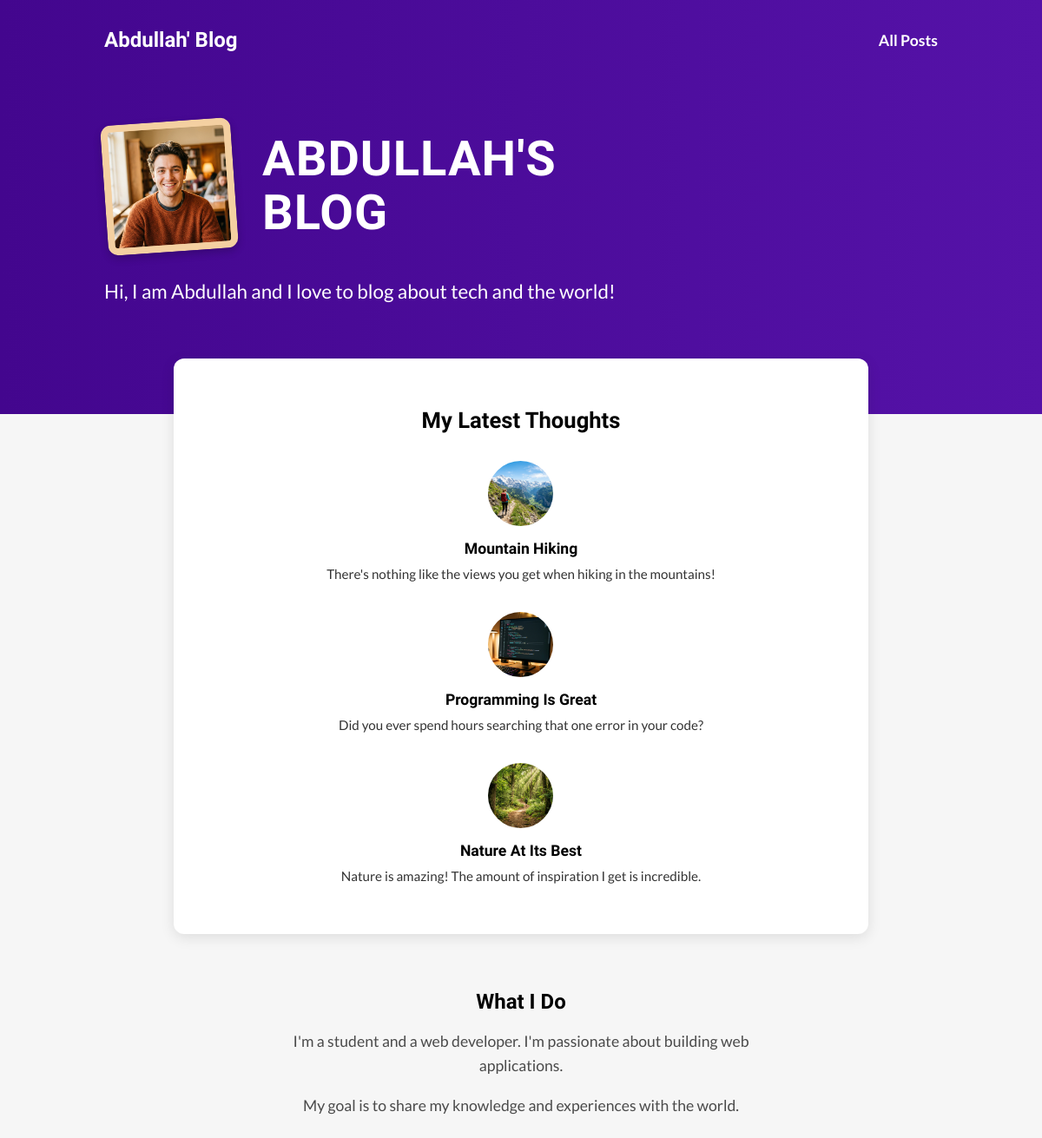
The page / on the database its author committed.
### blog/models.py (models this page shows, shortened)
class Post(models.Model):
    title = models.CharField(max_length=200)
    excerpt = models.CharField(max_length=300)
    date = models.DateField(auto_now=True)
    slug = models.SlugField(unique=True, db_index=True)
    content = models.TextField(validators=[MinLengthValidator(10)])
    image = models.ImageField(upload_to="posts",null=True)
    author = models.ForeignKey(Author, on_delete=models.SET_NULL, null=True, related_name='posts')
    tags = models.ManyToManyField(Tag)

### blog/views.py (the view)
# urls.py: path('', views.StartingPageView.as_view(), name='index'),
class StartingPageView(ListView):
    template_name = 'blog/index.html'
    model = Post
    ordering = ['-date']
    context_object_name = 'posts'
    def get_queryset(self):
        queryset = super().get_queryset()
        date = queryset[:3]
        return date

### blog/templates/blog/index.html (shortened to what this page needs)
{% extends 'base.html' %}
{% load static %}
{% block css_files %}
  <link rel="stylesheet" href="{% static 'blog/index.css' %}">
{% endblock %}
{% block content %}
    <main>
        <section id="welcome">
            <header>
                <img src="{% static 'blog/images/abdullah_avatar.png' %}" alt="Abdullah - The Author of this blog">
                <h2>ABDULLAH'S<br>BLOG</h2>
            </header>
            <p>Hi, I am Abdullah and I love to blog about tech and the world!</p>
        </section>
        <section id="latest-posts">
            <h2>My Latest Thoughts</h2>
            <ul>
                {% for post in posts %}
                    {% include "blog/includes/post.html" %}
                {% endfor %}
            </ul>
        </section>
        <section class="about">
            <h2>What I Do</h2>
            <p>I'm a student and a web developer. I'm passionate about building web applications.</p>
            <p>My goal is to share my knowledge and experiences with the world.</p>
        </section>
    </main>
{% endblock %}

### blog/templates/blog/includes/post.html
<li>
  <article class="post">
    <a href="{% url 'post_detail' post.slug %}">
      <img
        src="{{ post.image.url }}"
        alt="{{ post.title }}"
      />
      <div class="post-content">
        <h3>{{ post.title }}  </h3>
        <p>
          {{ post.excerpt }}
        </p>
      </div>
    </a>
  </article>
</li>

### static/app.css (style rules this page uses)
* { box-sizing: border-box; word-wrap: break-word; overflow-wrap: break-word; }
body { margin: 0; font-family: 'Lato', sans-serif; background-color: #f6f6f6; color: #4a4a4a; }
a { text-decoration: none; }
ul { list-style: none; margin: 0; padding: 0; }

### blog/static/blog/index.css (style rules this page uses)
#welcome { background-image: linear-gradient(to right, #43068e, #5512a8); color: white; padding: 3rem 10% 8rem 10%; }
#welcome header { display: flex; align-items: center; gap: 2rem; margin-bottom: 2rem; }
#welcome img { width: 150px; height: 150px; border-radius: 12px; padding: 0.5rem; background-color: #f4d0a1; transform: rotate(-4deg); box-shadow: 0 4px 10px rgba(0, 0, 0, 0.2); object-fit: cover; }
#welcome h2 { font-family: 'Oswald', sans-serif; font-size: 3.5rem; font-weight: 700; text-transform: uppercase; margin: 0; line-height: 1.1; letter-spacing: 1px; }
#welcome p { font-size: 1.4rem; margin: 0; }
#latest-posts { background-color: white; margin: -4rem auto 4rem auto; max-width: 800px; border-radius: 12px; box-shadow: 0 4px 16px rgba(0, 0, 0, 0.1); padding: 3.5rem; text-align: center; position: relative; }
#latest-posts > h2 { font-family: 'Oswald', sans-serif; font-size: 1.6rem; margin-top: 0; margin-bottom: 2rem; color: #000000; }
#latest-posts ul { display: flex; justify-content: center; flex-wrap: wrap; gap: 2rem; }
.post { display: block; width: 100%; }
.post a { display: flex; flex-direction: column; align-items: center; text-decoration: none; color: inherit; }
.post img { width: 75px; height: 75px; border-radius: 50%; object-fit: cover; margin-bottom: 1rem; }
.post-content h3 { font-family: 'Oswald', sans-serif; font-size: 1.1rem; margin: 0 0 0.5rem 0; color: #000000; transition: color 0.3s; }
.post-content p { font-family: 'Lato', sans-serif; margin: 0 auto; color: #333333; font-size: 0.95rem; line-height: 1.5; max-width: 600px; }
.about { text-align: center; max-width: 600px; margin: 4rem auto; }
.about h2 { font-family: 'Oswald', sans-serif; font-size: 1.5rem; color: #000000; margin-bottom: 1rem; }
.about p { font-size: 1.1rem; line-height: 1.6; margin-bottom: 0.5rem; }

### rows shown on the page
Post: image (picture), title "Mountain Hiking", excerpt "There's nothing like the views you get when hiking in the mountains!"
Post: image (picture), title "Programming Is Great", excerpt "Did you ever spend hours searching that one error in your code?"
Post: image (picture), title "Nature At Its Best", excerpt "Nature is amazing! The amount of inspiration I get is incredible."
